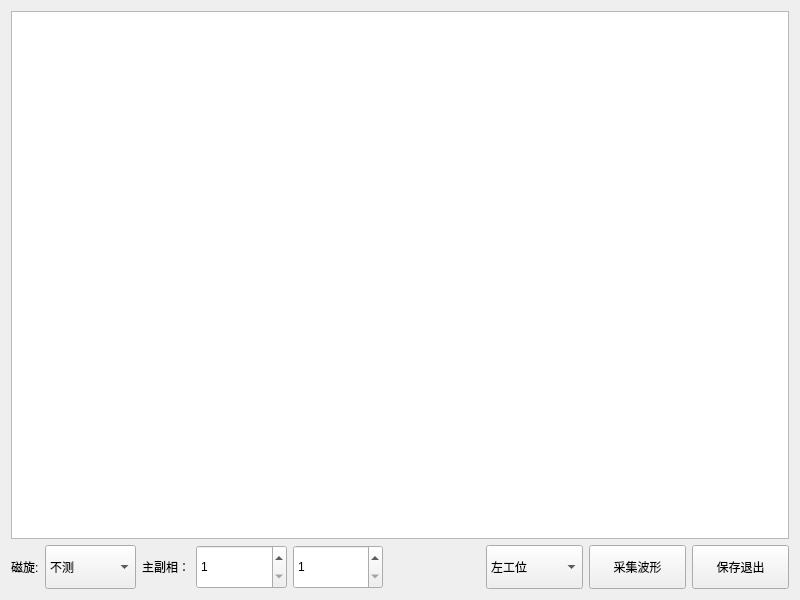
<?xml version="1.0" encoding="UTF-8"?>
<ui version="4.0">
 <class>PageMag</class>
 <widget class="QWidget" name="PageMag">
  <property name="geometry">
   <rect>
    <x>0</x>
    <y>0</y>
    <width>800</width>
    <height>600</height>
   </rect>
  </property>
  <property name="windowTitle">
   <string>Form</string>
  </property>
  <layout class="QVBoxLayout" name="verticalLayout" stretch="1,0">
   <item>
    <widget class="QTableView" name="parameters">
     <property name="horizontalScrollBarPolicy">
      <enum>Qt::ScrollBarAlwaysOff</enum>
     </property>
     <property name="editTriggers">
      <set>QAbstractItemView::AllEditTriggers</set>
     </property>
     <property name="tabKeyNavigation">
      <bool>true</bool>
     </property>
     <property name="dragDropOverwriteMode">
      <bool>false</bool>
     </property>
     <property name="selectionMode">
      <enum>QAbstractItemView::SingleSelection</enum>
     </property>
     <attribute name="horizontalHeaderMinimumSectionSize">
      <number>50</number>
     </attribute>
     <attribute name="verticalHeaderDefaultSectionSize">
      <number>1</number>
     </attribute>
    </widget>
   </item>
   <item>
    <layout class="QGridLayout" name="LayoutCtrl">
     <item row="0" column="8">
      <widget class="QPushButton" name="btn1">
       <property name="sizePolicy">
        <sizepolicy hsizetype="Expanding" vsizetype="Expanding">
         <horstretch>0</horstretch>
         <verstretch>0</verstretch>
        </sizepolicy>
       </property>
       <property name="minimumSize">
        <size>
         <width>97</width>
         <height>0</height>
        </size>
       </property>
       <property name="text">
        <string>采集波形</string>
       </property>
      </widget>
     </item>
     <item row="0" column="7">
      <widget class="QComboBox" name="BoxStation">
       <property name="minimumSize">
        <size>
         <width>97</width>
         <height>44</height>
        </size>
       </property>
       <item>
        <property name="text">
         <string>左工位</string>
        </property>
       </item>
       <item>
        <property name="text">
         <string>右工位</string>
        </property>
       </item>
      </widget>
     </item>
     <item row="0" column="3">
      <widget class="QSpinBox" name="BoxMain">
       <property name="sizePolicy">
        <sizepolicy hsizetype="Expanding" vsizetype="Expanding">
         <horstretch>0</horstretch>
         <verstretch>0</verstretch>
        </sizepolicy>
       </property>
       <property name="minimum">
        <number>1</number>
       </property>
       <property name="maximum">
        <number>12</number>
       </property>
      </widget>
     </item>
     <item row="0" column="6">
      <widget class="QLabel" name="TextDebug">
       <property name="sizePolicy">
        <sizepolicy hsizetype="Expanding" vsizetype="Preferred">
         <horstretch>0</horstretch>
         <verstretch>0</verstretch>
        </sizepolicy>
       </property>
       <property name="text">
        <string/>
       </property>
      </widget>
     </item>
     <item row="0" column="5">
      <widget class="QSpinBox" name="BoxAuxiliary">
       <property name="sizePolicy">
        <sizepolicy hsizetype="Expanding" vsizetype="Expanding">
         <horstretch>0</horstretch>
         <verstretch>0</verstretch>
        </sizepolicy>
       </property>
       <property name="minimum">
        <number>1</number>
       </property>
       <property name="maximum">
        <number>12</number>
       </property>
      </widget>
     </item>
     <item row="0" column="9">
      <widget class="QPushButton" name="btn2">
       <property name="sizePolicy">
        <sizepolicy hsizetype="Expanding" vsizetype="Expanding">
         <horstretch>0</horstretch>
         <verstretch>0</verstretch>
        </sizepolicy>
       </property>
       <property name="minimumSize">
        <size>
         <width>97</width>
         <height>44</height>
        </size>
       </property>
       <property name="text">
        <string>保存退出</string>
       </property>
      </widget>
     </item>
     <item row="0" column="0">
      <widget class="QLabel" name="TextDir">
       <property name="text">
        <string>磁旋:</string>
       </property>
      </widget>
     </item>
     <item row="0" column="1">
      <widget class="QComboBox" name="BoxDir">
       <property name="sizePolicy">
        <sizepolicy hsizetype="Expanding" vsizetype="Expanding">
         <horstretch>0</horstretch>
         <verstretch>0</verstretch>
        </sizepolicy>
       </property>
       <item>
        <property name="text">
         <string>不测</string>
        </property>
       </item>
       <item>
        <property name="text">
         <string>正转</string>
        </property>
       </item>
       <item>
        <property name="text">
         <string>反转</string>
        </property>
       </item>
      </widget>
     </item>
     <item row="0" column="2">
      <widget class="QLabel" name="TextMain">
       <property name="text">
        <string>主副相：</string>
       </property>
      </widget>
     </item>
    </layout>
   </item>
  </layout>
 </widget>
 <resources/>
 <connections/>
</ui>
